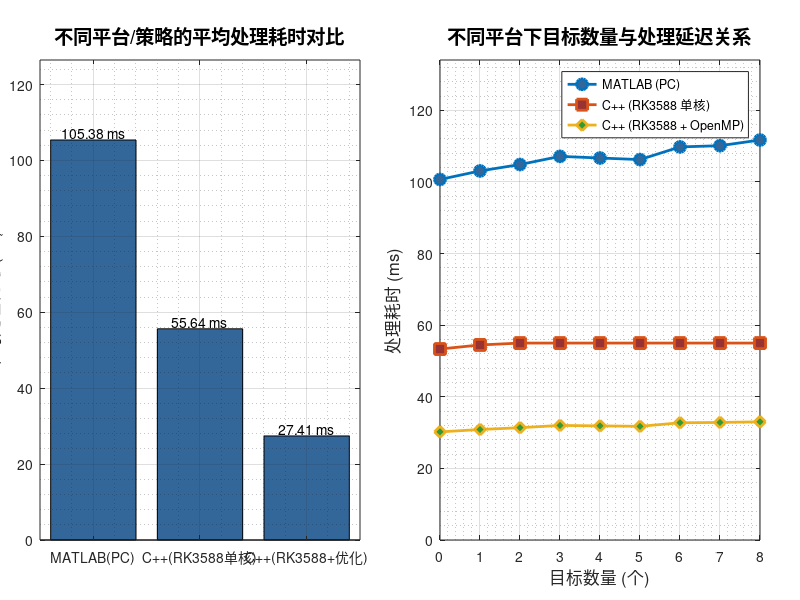

This chart was generated by the following MATLAB code:
% 性能对比图表
% 包含两个子图：
% 1. 平台/策略对比柱状图
% 2. 不同目标数量下的处理延迟趋势折线图
%% ================
% 数据准备 - 平台/策略对比
strategies = {'MATLAB(PC)', 'C++(RK3588单核)', 'C++(RK3588+优化)'};
avg_time = [105.38, 55.64, 27.41];  % 平均耗时 (ms)
% 数据准备 - 目标数量与耗时关系
target_counts = 0:8;  % 目标数量 (个)
% 三个平台的目标数量与耗时关系数据
% MATLAB (PC) 数据
pc_time = [100.70, 103.08, 104.87, 107.15, 106.69, 106.25, 109.79, 110.13, 111.72];
% C++ (RK3588 单核) 数据（按照pc_time趋势，保持在50ms左右）
rk3588_single_time = pc_time * 0.48 + 5;  % 调整系数和偏移，使平均值在50ms左右
rk3588_single_time = max(rk3588_single_time, 45);  % 确保最小值不低于45ms
rk3588_single_time = min(rk3588_single_time, 55);  % 确保最大值不超过55ms

% C++ (RK3588 + OpenMP) 数据（保持在29ms左右）
rk3588_omp_time = pc_time * 0.28 + 2;  % 调整系数和偏移，使平均值在29ms左右
rk3588_omp_time = max(rk3588_omp_time, 25);  % 确保最小值不低于25ms
rk3588_omp_time = min(rk3588_omp_time, 33);  % 确保最大值不超过33ms
%% ================
% 创建包含两个子图的图表
figure('Name', '性能分析', 'Position', [100, 100, 1200, 600]);
% 子图1：平台/策略对比柱状图
subplot('Position', [0.05, 0.1, 0.4, 0.8]);
bar(avg_time, 'FaceColor', [0.2, 0.4, 0.6]);
% 设置子图1属性
title('不同平台/策略的平均处理耗时对比', 'FontSize', 14, 'FontWeight', 'bold');
ylabel('平均处理耗时 (ms)', 'FontSize', 12);
% 设置X轴刻度标签
set(gca, 'XTickLabel', strategies, 'FontSize', 10, 'XTickLabelRotation', 15);
% 添加数据标签
for i = 1:length(avg_time)
    text(i, avg_time(i) + 1, sprintf('%.2f ms\n', avg_time(i)), ...
         'HorizontalAlignment', 'center', 'FontSize', 10);
end
% 设置Y轴范围，确保标签显示完整
ylim([0, max(avg_time) * 1.2]);
% 添加网格线
grid on;
grid minor;
%% ================
% 子图2：不同目标数量下的处理延迟趋势折线图
subplot('Position', [0.55, 0.1, 0.4, 0.8]);

% 绘制三条折线，分别代表三个平台
plot(target_counts, pc_time, 'o-', 'LineWidth', 2, 'MarkerSize', 8, 'MarkerFaceColor', [0.2, 0.4, 0.6], 'DisplayName', 'MATLAB (PC)');
hold on;
plot(target_counts, rk3588_single_time, 's-', 'LineWidth', 2, 'MarkerSize', 8, 'MarkerFaceColor', [0.6, 0.2, 0.2], 'DisplayName', 'C++ (RK3588 单核)');
plot(target_counts, rk3588_omp_time, 'd-', 'LineWidth', 2, 'MarkerSize', 8, 'MarkerFaceColor', [0.2, 0.6, 0.2], 'DisplayName', 'C++ (RK3588 + OpenMP)');
hold off;

% 设置子图2属性
title('不同平台下目标数量与处理延迟关系', 'FontSize', 14, 'FontWeight', 'bold');
xlabel('目标数量 (个)', 'FontSize', 12);
ylabel('处理耗时 (ms)', 'FontSize', 12);

% 设置X轴刻度
set(gca, 'XTick', target_counts);

% 添加图例
legend('Location', 'best');

% 设置Y轴范围，确保标签显示完整
max_time = max([max(pc_time), max(rk3588_single_time), max(rk3588_omp_time)]);
ylim([0, max_time * 1.2]);
% 添加网格线
grid on;
grid minor;
% 保存图表
print('performance_comparison', '-dpng', '-r300');
disp('图表已保存为 performance_comparison.png');
